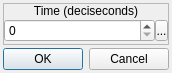
<?xml version="1.0" encoding="UTF-8"?>
<ui version="4.0">
 <class>ConfigureMovementPattern_Wait</class>
 <widget class="QDialog" name="ConfigureMovementPattern_Wait">
  <property name="geometry">
   <rect>
    <x>0</x>
    <y>0</y>
    <width>166</width>
    <height>73</height>
   </rect>
  </property>
  <property name="windowTitle">
   <string>Configure Wait</string>
  </property>
  <property name="windowIcon">
   <iconset resource="gui_icons.qrc">
    <normaloff>:/icons/openrpgmaker.png</normaloff>:/icons/openrpgmaker.png</iconset>
  </property>
  <property name="styleSheet">
   <string notr="true">.QFrame
{
	border-width: 1px;
	border-style: solid;
	border-color: palette(window-text);
}

.QFrame&gt;QLabel
{
	border-width: 0px;
	background-color: palette(window-text);
	color: palette(window);
	font-weight: bold;
}

.QFrame&gt;QCheckBox
{
	background-color: palette(window-text);
	border-width: 0px;
	border-style: none;
	color: palette(window);
	spacing: 3px;
	font-weight: bold;
	padding: 0px 0px 0px 3px;
}

.QFrame&gt;QCheckBox::indicator
{
	min-width: 8px;
	max-width: 8px;
	min-height: 8px;
	max-height: 8px;
	width: 8px;
	height: 8px;
	border-width: 2px;
	border-radius: 0px;
	border-style: ridge;
	border-color: palette(mid);
}

.QFrame&gt;QCheckBox::indicator:unchecked
{
	background-color: palette(base);
}

.QFrame&gt;QCheckBox::indicator:checked
{
	background-color: palette(window-text);
}

.QFrame&gt;QCheckBox::indicator:hover
{
	border-color: palette(highlight);
}</string>
  </property>
  <layout class="QVBoxLayout" name="verticalLayout_2">
   <property name="spacing">
    <number>3</number>
   </property>
   <property name="margin">
    <number>3</number>
   </property>
   <item>
    <widget class="QFrame" name="frame">
     <property name="frameShape">
      <enum>QFrame::StyledPanel</enum>
     </property>
     <property name="frameShadow">
      <enum>QFrame::Raised</enum>
     </property>
     <layout class="QVBoxLayout" name="verticalLayout">
      <property name="spacing">
       <number>0</number>
      </property>
      <property name="margin">
       <number>0</number>
      </property>
      <item>
       <widget class="QLabel" name="label">
        <property name="sizePolicy">
         <sizepolicy hsizetype="Preferred" vsizetype="Fixed">
          <horstretch>0</horstretch>
          <verstretch>0</verstretch>
         </sizepolicy>
        </property>
        <property name="text">
         <string>Time (deciseconds)</string>
        </property>
        <property name="alignment">
         <set>Qt::AlignCenter</set>
        </property>
       </widget>
      </item>
      <item>
       <widget class="QWidget" name="widget" native="true">
        <layout class="QHBoxLayout" name="horizontalLayout">
         <property name="spacing">
          <number>0</number>
         </property>
         <property name="margin">
          <number>0</number>
         </property>
         <item>
          <widget class="QSpinBox" name="sbTime">
           <property name="accelerated">
            <bool>true</bool>
           </property>
           <property name="maximum">
            <number>255</number>
           </property>
          </widget>
         </item>
         <item>
          <widget class="SpinBoxSideButton" name="bTimeSideButton">
           <property name="minimumSize">
            <size>
             <width>13</width>
             <height>21</height>
            </size>
           </property>
           <property name="maximumSize">
            <size>
             <width>13</width>
             <height>21</height>
            </size>
           </property>
           <property name="text">
            <string>...</string>
           </property>
           <property name="icon">
            <iconset resource="gui_icons.qrc">
             <normaloff>:/icons/spinBoxSideButton.png</normaloff>:/icons/spinBoxSideButton.png</iconset>
           </property>
           <property name="iconSize">
            <size>
             <width>8</width>
             <height>16</height>
            </size>
           </property>
          </widget>
         </item>
        </layout>
       </widget>
      </item>
     </layout>
    </widget>
   </item>
   <item>
    <widget class="QDialogButtonBox" name="buttonBox">
     <property name="orientation">
      <enum>Qt::Horizontal</enum>
     </property>
     <property name="standardButtons">
      <set>QDialogButtonBox::Cancel|QDialogButtonBox::Ok</set>
     </property>
    </widget>
   </item>
  </layout>
 </widget>
 <customwidgets>
  <customwidget>
   <class>SpinBoxSideButton</class>
   <extends>QToolButton</extends>
   <header>spinboxsidebutton.h</header>
  </customwidget>
 </customwidgets>
 <resources>
  <include location="gui_icons.qrc"/>
 </resources>
 <connections>
  <connection>
   <sender>buttonBox</sender>
   <signal>accepted()</signal>
   <receiver>ConfigureMovementPattern_Wait</receiver>
   <slot>accept()</slot>
   <hints>
    <hint type="sourcelabel">
     <x>248</x>
     <y>254</y>
    </hint>
    <hint type="destinationlabel">
     <x>157</x>
     <y>274</y>
    </hint>
   </hints>
  </connection>
  <connection>
   <sender>buttonBox</sender>
   <signal>rejected()</signal>
   <receiver>ConfigureMovementPattern_Wait</receiver>
   <slot>reject()</slot>
   <hints>
    <hint type="sourcelabel">
     <x>316</x>
     <y>260</y>
    </hint>
    <hint type="destinationlabel">
     <x>286</x>
     <y>274</y>
    </hint>
   </hints>
  </connection>
 </connections>
</ui>
